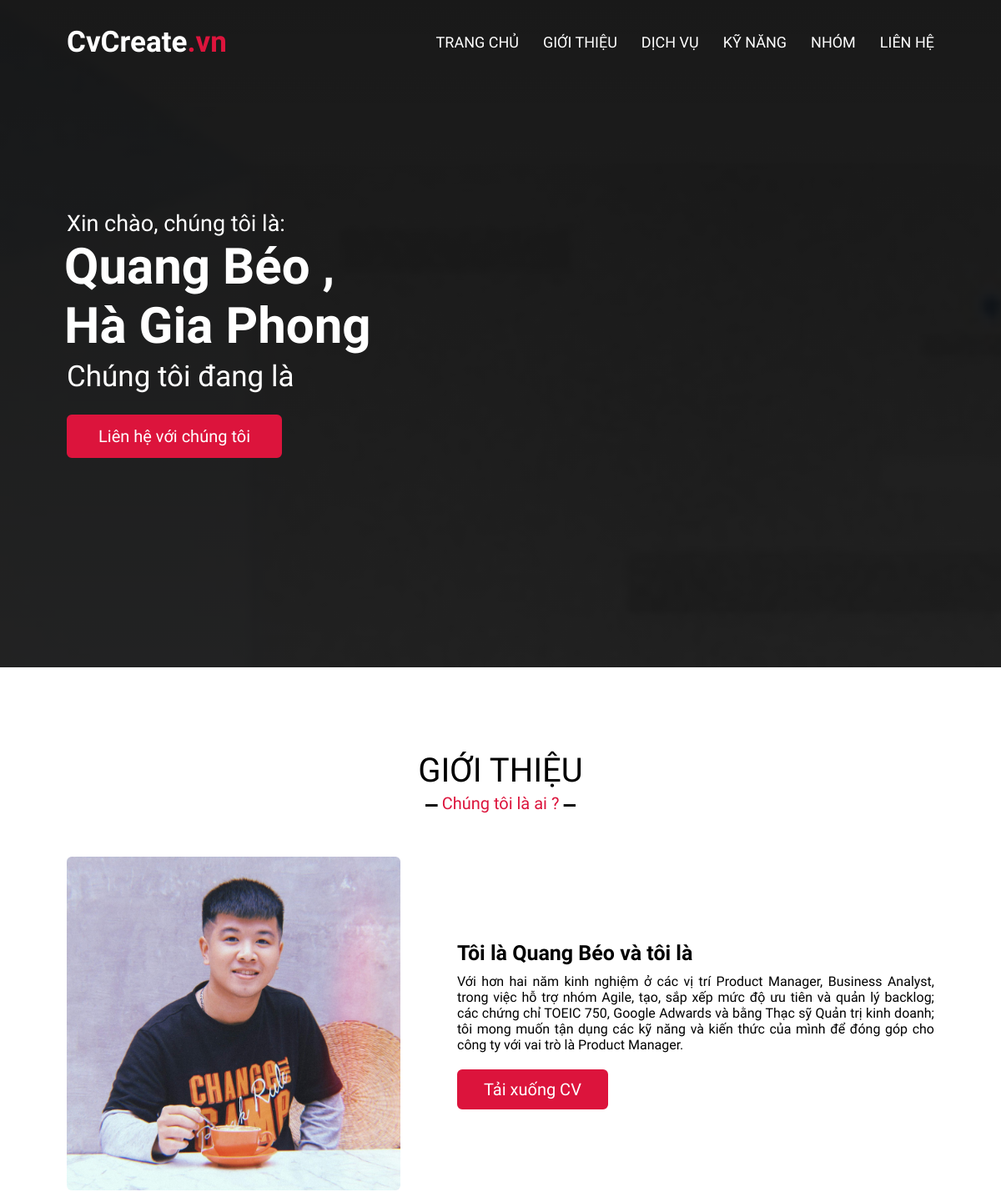
Before: / (upper part) with the older database file.
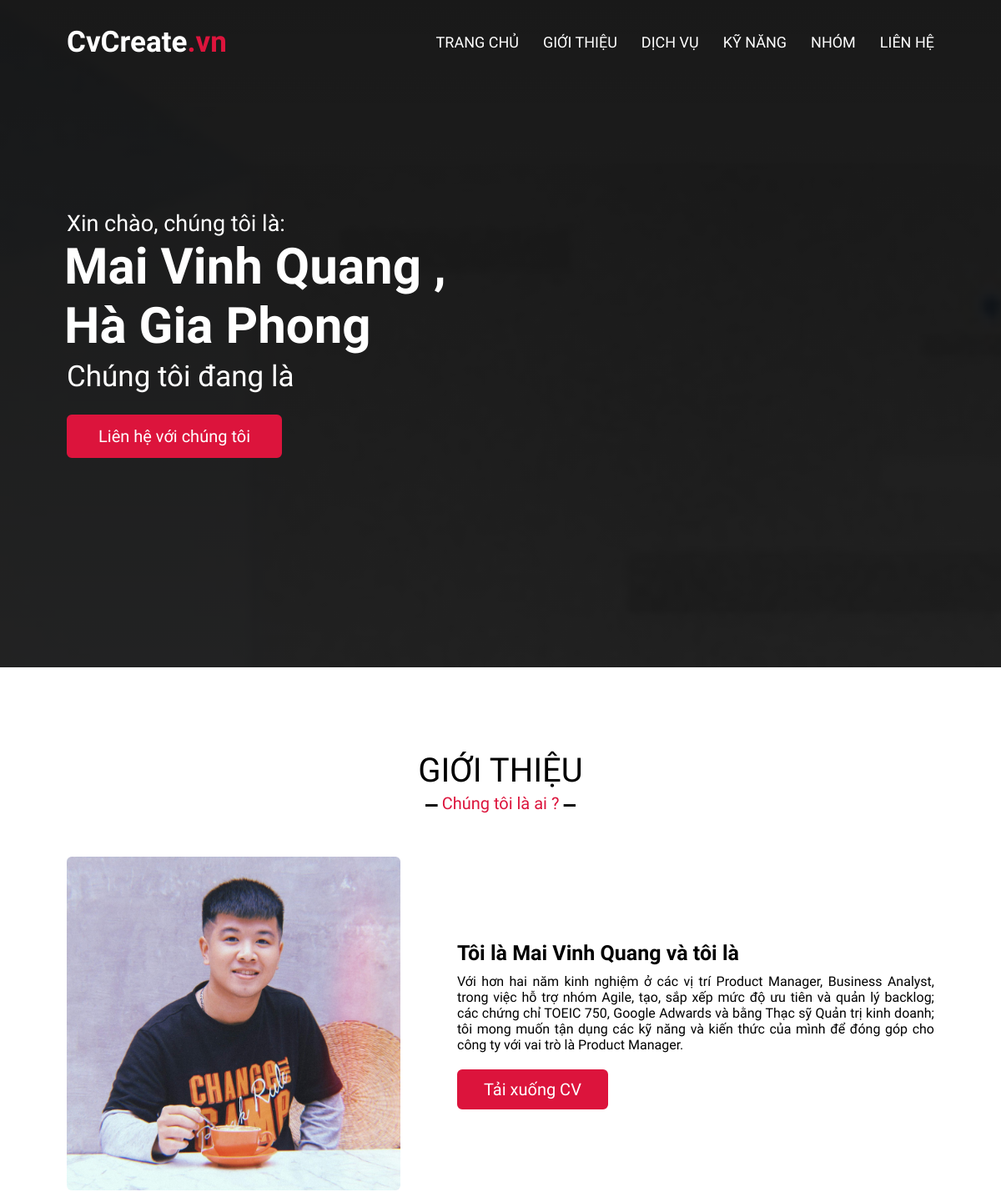
After: the same page with the newer database file.
### tables this page shows
CREATE TABLE `member` (
  `id` int(11) NOT NULL,
  `idteam` int(11) NOT NULL,
  `fullname` varchar(100) NOT NULL,
  `sex` varchar(10) NOT NULL,
  `birthday` date NOT NULL,
  `phone` varchar(100) NOT NULL,
  `about` varchar(1000) NOT NULL
);

### index.php (the view, shortened to what this page needs)
<!DOCTYPE html>
<html lang="en">
<head>
    <link rel="stylesheet" href="style.css">
    <link href="https://unpkg.com/aos@2.3.1/dist/aos.css" rel="stylesheet">
    <link rel="stylesheet" href="https://cdnjs.cloudflare.com/ajax/libs/OwlCarousel2/2.3.4/assets/owl.carousel.min.css" />
    <link rel="stylesheet" href="https://cdnjs.cloudflare.com/ajax/libs/toastr.js/latest/toastr.min.css">
</head>
<body>
    <?php
    include 'connect.php';
    $idteam = 1;
    $sql = "select * from member where idteam=$idteam";
    if ($result = mysqli_query($conn, $sql)) {
        $member = mysqli_fetch_all($result);
    }
    ?>
    <nav class="navbar">
        <div class="max-width">
            <div class="logo"><a href="#">CvCreate<span>.vn</span></a></div>
            <ul class="menu">
                <li><a href="#home" id="btn-home" class="menu-btn">TRANG CHỦ</a></li>
                <li><a href="#about" id="btn-about" class="menu-btn">GIỚI THIỆU </a></li>
                <li><a href="#services" id="btn-services" class="menu-btn">DỊCH VỤ</a></li>
                <li><a href="#skills" id="btn-skills" class="menu-btn">KỸ NĂNG</a></li>
                <li><a href="#teams" id="btn-teams" class="menu-btn">NHÓM</a></li>
                <li><a href="#contact" id="btn-contact" class="menu-btn">LIÊN HỆ</a></li>
            </ul>
        </div>
    </nav>
    <section class="home" id="home">
        <div class="max-width">
            <div class="home-content">
                <div class="text-1">Xin chào, chúng tôi là: </div>
                <div class="text-2"><?php echo $member[0][2] ?>,</div>
                <div class="text-2"><?php echo $member[1][2] ?> </div>
                <div class="text-3">Chúng tôi đang là <span class="typing"></span></div>
                <a href="#contact">Liên hệ với chúng tôi</a>
            </div>
        </div>
    </section>
    <section class="about" id="about">
        <div class="max-width">
            <h2 class="title">GIỚI THIỆU</h2>
            <div class="about-content1 about-content">
                <div class="column left">
                    <img src="images/Quang.jpg" alt="">
                </div>
                <div class="column right">
                    <div class="text">Tôi là <?php echo $member[0][2] ?> và tôi là <span class="typing-2"></span></div>
                    <p><?php echo $member[0][6] ?></p>
                    <a href="CV/CV_Quang.pdf" download>Tải xuống CV</a>
                </div>
            </div>
        </div>
    </section>
</body>
</html>

### style.css (style rules this page uses)
* { margin: 0; padding: 0; box-sizing: border-box; text-decoration: none; }
html { scroll-behavior: smooth; }
section { padding: 100px 0; }
.max-width { max-width: 1300px; padding: 0 80px; margin: auto; }
.about, .services, .skills, .teams, .contact, footer { font-family: 'Raleway', sans-serif; }
.about .about-content, .services .serv-content, .skills .skills-content, .contact .contact-content { display: flex; flex-wrap: wrap; align-items: center; justify-content: space-between; }
section .title { position: relative; text-align: center; font-size: 40px; font-weight: 500; margin-bottom: 60px; padding-bottom: 20px; font-family: 'Raleway', sans-serif; }
section .title::before { content: ""; position: absolute; bottom: 0px; left: 50%; width: 180px; height: 3px; background: #111; transform: translateX(-50%); }
section .title::after { position: absolute; bottom: -8px; left: 50%; font-size: 20px; color: crimson; padding: 0 5px; background: #fff; transform: translateX(-50%); }
.navbar { position: fixed; width: 100%; z-index: 999; padding: 30px 0; font-family: 'Raleway', sans-serif; transition: all 0.3s ease; }
.navbar .max-width { display: flex; align-items: center; justify-content: space-between; }
.navbar .logo a { color: #fff; font-size: 35px; font-weight: 600; }
.navbar .logo a span { color: crimson; transition: all 0.3s ease; }
.navbar .menu li { list-style: none; display: inline-block; }
.navbar .menu li a { display: block; color: #fff; font-size: 18px; font-weight: 500; margin-left: 25px; transition: color 0.3s ease; }
.menu-btn { color: #fff; font-size: 23px; cursor: pointer; display: none; }
.home { display: flex; background-image: linear-gradient(rgba(0, 0, 0, 0.9), rgba(0, 0, 0, 0.7)), url(images/header-background.jpg); height: 100vh; color: #fff; min-height: 500px; background-size: cover; background-attachment: fixed; font-family: 'Raleway', sans-serif; }
.home .max-width { margin: auto 0 auto 30px; }
.home .home-content .text-1 { font-size: 27px; }
.home .home-content .text-2 { font-size: 60px; font-weight: 600; margin-left: -3px; }
.home .home-content .text-3 { font-size: 35px; margin: 5px 0; }
.home .home-content a { display: inline-block; background: crimson; color: #fff; font-size: 20px; padding: 12px 36px; margin-top: 20px; font-weight: 400; border-radius: 6px; border: 2px solid crimson; transition: all 0.3s ease; }
.about .title::after { content: "Chúng tôi là ai ?"; }
.about .about-content1 .left { width: 45%; }
.about .about-content1 .left img { height: 400px; width: 400px; object-fit: cover; border-radius: 6px; }
.about .about-content1 .right { width: 55%; }
.about .about-content1 .right .text { font-size: 25px; font-weight: 600; margin-bottom: 10px; }
.about .about-content1 .right p { text-align: justify; }
.about .about-content1 .right a { display: inline-block; background: crimson; color: #fff; font-size: 20px; font-weight: 500; padding: 10px 30px; margin-top: 20px; border-radius: 6px; border: 2px solid crimson; transition: all 0.3s ease; }
@media (max-width: 1300px) { .home .max-width { margin-left: 0px; } }

Changed rows visible on the page:
changed member: fullname "Quang Béo" → "Mai Vinh Quang"
